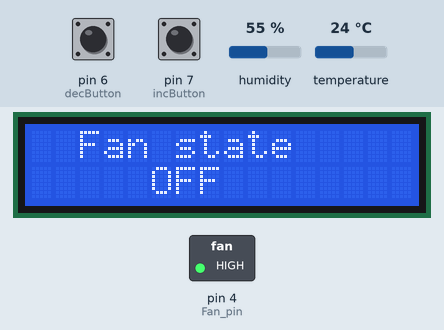
This sketch was run on a simulated Arduino Uno, built with avr-gcc and run on an emulated ATmega328P. On the bench: 16×2 character LCD, switched loads named in the sketch (green lamp = pin HIGH). The test bench sets the inputs (shaded band); at power-on: pin 6 (decButton) HIGH, pin 7 (incButton) HIGH, humidity 55 %, temperature 24 °C. What the sketch prints to the serial monitor is not drawn.

Above: at 1.3 s.
1.4 s: pin 6 (decButton) pulled LOW for 3.2 s
At 5.3 s:
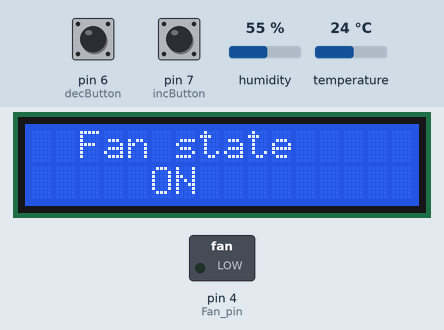
6.1 s: pin 7 (incButton) pulled LOW for 3.2 s
At 9.33 s:
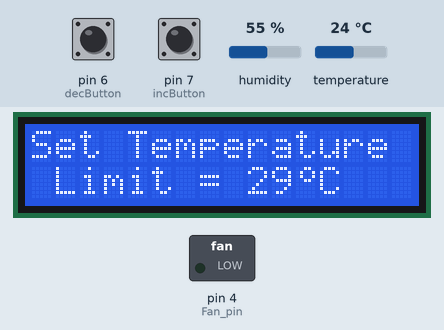
10.8 s: humidity set to 22 %
At 13.2 s:
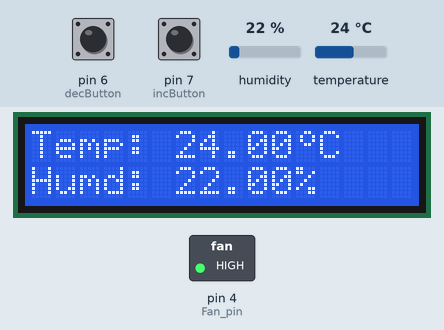
13.5 s: temperature set to 29 °C
At 15.1 s:
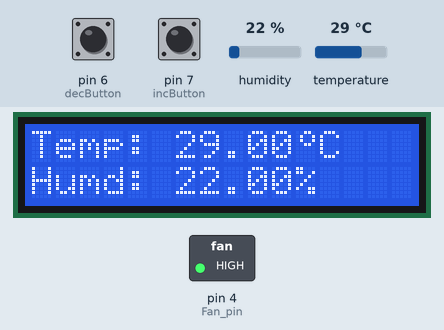
15.4 s: temperature set to 32 °C
At 18.1 s:
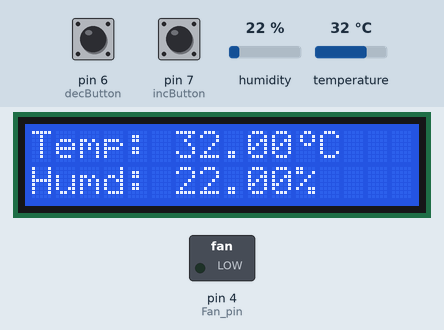
18.4 s: pin 7 (incButton) pulled LOW for 1 s
At 23.1 s:
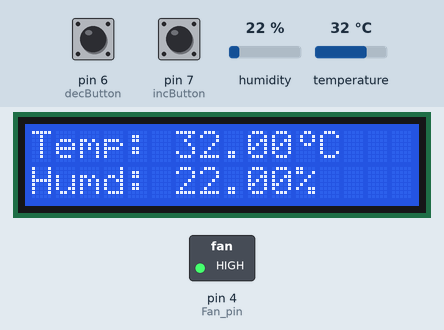
Timing chart, 0 to 23.4 s (numbered marks = the images above; inputs shaded):
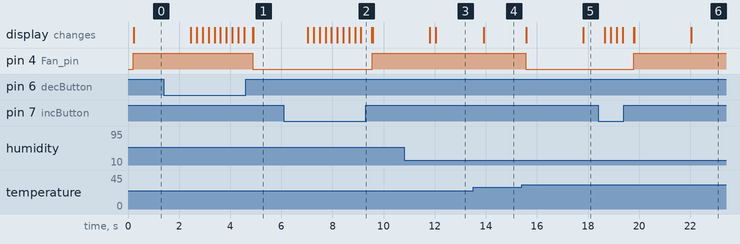

Measured:
- the behaviour switches between 30 and 31 °C on temperature (found by bisection; images 4 and 5)
- after the input at 1.4 s, pin 4 (Fan_pin): HIGH → LOW after 3.5 s; the display: first changes after 1.1 s (image 1 shows a later state)
- after the input at 6.1 s, pin 4 (Fan_pin): LOW → HIGH after 3.5 s; the display: first changes after 0.93 s (image 2 shows a later state)
- after the input at 10.8 s, the display: first differs from a run without the input after 1.2 s (image 3)
- after the input at 13.5 s, the display: changes after 0.42 s (image 4)
- after the input at 15.4 s, pin 4 (Fan_pin): HIGH → LOW after 0.17 s; the display: first changes after 0.19 s (image 5 shows a later state)
- after the input at 18.4 s, pin 4 (Fan_pin): LOW → HIGH after 1.4 s; the display: first changes after 0.26 s (image 6 shows a later state)

The sketch:

TempControlFan_not_iot.ino
```cpp
#include <SPI.h>
#include <DHT.h>
#include <DHT_U.h>
#include <Wire.h>
#include <LiquidCrystal_I2C.h>

#define DHTPIN 5       // What digital pin we're connected to
#define DHTTYPE DHT11  // DHT 11
#define Fan_pin 4
#define incButton 7
#define decButton 6

DHT_Unified dht(DHTPIN, DHTTYPE);
LiquidCrystal_I2C lcd(0x27, 16, 2);                             // set the LCD address to 0x27 for a 16 chars and 2 line display
uint8_t DegreeBitmap[] = { 0x6, 0x9, 0x9, 0x6, 0x0, 0, 0, 0 };  // create a dot character pattern for degree symbol
sensors_event_t event;
uint32_t delayMS;
sensor_t sensor;
int threshold = 30;
boolean isOff = true;
boolean isOn = true;

void setup() {
  Serial.begin(9600);
  delay(100);
  dht.begin();
  lcd.init();
  lcd.createChar(1, DegreeBitmap);
  lcd.backlight();
  lcd.clear();
  lcd.setCursor(0, 0);
  lcd.print("setting up");
  lcd.setCursor(0, 1);
  lcd.print("device.........");
  pinMode(Fan_pin, OUTPUT);
  pinMode(incButton, INPUT_PULLUP);
  pinMode(decButton, INPUT_PULLUP);
  digitalWrite(Fan_pin, HIGH);
}

void loop() {
  float Humd = readHumd();
  float Temp = readTemp();
  if (Temp > threshold && isOff == true) {
    showFanState(1);
    isOff = false;
    isOn = true;
  }
  if (Temp < threshold && isOn == true) {
    showFanState(0);
    isOn = false;
    isOff = true;
  }

  if (buttonPressed(incButton)) {
    do {
      lcd.clear();
      lcd.setCursor(0, 0);
      lcd.print("Set Temperature ");
      lcd.setCursor(0, 1);
      lcd.print(" Limit = ");
      lcd.print(threshold);
      lcd.print("\001C");

      if (threshold < 50)
        threshold++;

      delay(100);
    } while (buttonPressed(incButton));
    delay(100);
  }
  if (buttonPressed(decButton)) {
    do {
      lcd.clear();
      lcd.setCursor(0, 0);
      lcd.print("Set Temperature ");
      lcd.setCursor(0, 1);
      lcd.print(" Limit = ");
      lcd.print(threshold);
      lcd.print("\001C");
      if (threshold > 0)
        threshold--;

      delay(100);
    } while (buttonPressed(decButton));
    delay(100);
  }

  lcd.clear();
  lcd.setCursor(0, 0);
  lcd.print("Temp: ");
  lcd.print(Temp);
  lcd.print("\001C");  // degree symbol
  lcd.setCursor(7, 0);
  lcd.setCursor(0, 1);
  lcd.print("Humd: ");
  lcd.print(Humd);
  lcd.print("%");

  // showSensor(Humd, Temp);
}

float readTemp() {
  // Get Temperature event and print its value.
  dht.temperature().getEvent(&event);
  if (isnan(event.temperature)) {
    Serial.println(F("Error reading temperature!"));
  } else {
    Serial.print(F("Temperature: "));
    Serial.print(event.temperature);
    Serial.println(F("°C"));
    return event.temperature;
  }
}

float readHumd() {
  // Get humidity event and print its value.
  dht.humidity().getEvent(&event);
  if (isnan(event.relative_humidity)) {
    Serial.println(F("Error reading humidity!"));
  } else {
    Serial.print(F("Humidity: "));
    Serial.print(event.relative_humidity);
    Serial.println(F("%"));
    return event.relative_humidity;
  }
}

void showSensor(float Humd, float Temp) {
  lcd.clear();
  lcd.setCursor(0, 0);
  lcd.print("Temp: ");
  lcd.print(Temp);
  lcd.print("\001C");  // degree symbol
  lcd.setCursor(7, 0);
  lcd.setCursor(0, 1);
  lcd.print("Humd: ");
  lcd.print(Humd);
  lcd.print("%");
}

void showFanState(int val) {
  // process received value
  if (val == 0) {
    digitalWrite(Fan_pin, HIGH);
    lcd.clear();
    lcd.setCursor(0, 0);
    lcd.print("  Fan state  ");
    lcd.setCursor(0, 1);
    lcd.print("     OFF  ");
    delay(2000);
  } else if (val == 1) {
    digitalWrite(Fan_pin, LOW);
    lcd.clear();
    lcd.setCursor(0, 0);
    lcd.print("  Fan state  ");
    lcd.setCursor(0, 1);
    lcd.print("     ON  ");
    delay(2000);
  }
}
boolean buttonPressed(int button) {
  delay(100);
  if (digitalRead(button) == LOW) {
    return true;
  } else {
    return false;
  }
}
```
